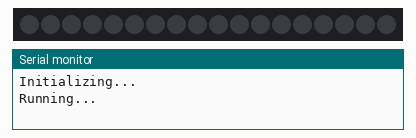
This sketch was run on a simulated Arduino Uno, built with avr-gcc and run on an emulated ATmega328P. On the bench: 18 RGB LEDs in strip order, left to right, the last lines printed to the serial monitor.

Above: at 0.1 s.
At 1.1 s:
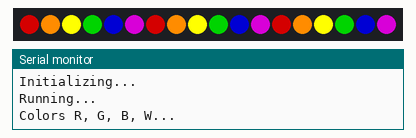

Measured:
- what the display in image 1 shows lasts 1.0 s, from 1.0 s to 2.0 s

The sketch:

sketch_mar28a.ino
```cpp
// NeoPixelTest
// This example will cycle between showing four pixels as Red, Green, Blue, White
// and then showing those pixels as Black.
//
// Included but commented out are examples of configuring a NeoPixelBus for
// different color order including an extra white channel, different data speeds, and
// for Esp8266 different methods to send the data.
// NOTE: You will need to make sure to pick the one for your platform
//
//
// There is serial output of the current state so you can confirm and follow along
//

#include <NeoPixelBus.h>

const uint16_t PixelCount = 18; // this example assumes 4 pixels, making it smaller will cause a failure
const uint8_t PixelPin = 12;  // make sure to set this to the correct pin, ignored for Esp8266

#define colorSaturation 128

// three element pixels, in different order and speeds
NeoPixelBus<NeoGrbFeature, Neo800KbpsMethod> strip(PixelCount, PixelPin);
//NeoPixelBus<NeoRgbFeature, Neo400KbpsMethod> strip(PixelCount, PixelPin);

// For Esp8266, the Pin is omitted and it uses GPIO3 due to DMA hardware use.
// There are other Esp8266 alternative methods that provide more pin options, but also have
// other side effects.
//NeoPixelBus<NeoGrbFeature, Neo800KbpsMethod> strip(PixelCount);
//
// NeoEsp8266Uart800KbpsMethod uses GPI02 instead

// You can also use one of these for Esp8266,
// each having their own restrictions
//
// These two are the same as above as the DMA method is the default
// NOTE: These will ignore the PIN and use GPI03 pin
//NeoPixelBus<NeoGrbFeature, NeoEsp8266Dma800KbpsMethod> strip(PixelCount, PixelPin);
//NeoPixelBus<NeoRgbFeature, NeoEsp8266Dma400KbpsMethod> strip(PixelCount, PixelPin);

// Uart method is good for the Esp-01 or other pin restricted modules
// NOTE: These will ignore the PIN and use GPI02 pin
//NeoPixelBus<NeoGrbFeature, NeoEsp8266Uart800KbpsMethod> strip(PixelCount, PixelPin);
//NeoPixelBus<NeoRgbFeature, NeoEsp8266Uart400KbpsMethod> strip(PixelCount, PixelPin);

// The bitbang method is really only good if you are not using WiFi features of the ESP
// It works with all but pin 16
//NeoPixelBus<NeoGrbFeature, NeoEsp8266BitBang800KbpsMethod> strip(PixelCount, PixelPin);
//NeoPixelBus<NeoRgbFeature, NeoEsp8266BitBang400KbpsMethod> strip(PixelCount, PixelPin);

// four element pixels, RGBW
//NeoPixelBus<NeoRgbwFeature, Neo800KbpsMethod> strip(PixelCount, PixelPin);

RgbColor red(colorSaturation, 0, 0);
RgbColor orange(255, 140, 0);
RgbColor yellow(255, 255, 0);
RgbColor green(0, colorSaturation, 0);
RgbColor blue(0, 0, colorSaturation);
RgbColor purple(139, 0, 139);
RgbColor white(colorSaturation);
RgbColor black(0);

HslColor hslRed(red);
HslColor hslGreen(green);
HslColor hslBlue(blue);
HslColor hslWhite(white);
HslColor hslBlack(black);
HslColor hslOrange(orange);
HslColor hslYellow(yellow);
HslColor hslPurple(purple);

void setup()
{
    Serial.begin(115200);
    while (!Serial); // wait for serial attach

    Serial.println();
    Serial.println("Initializing...");
    Serial.flush();

    // this resets all the neopixels to an off state
    strip.Begin();
    strip.Show();


    Serial.println();
    Serial.println("Running...");
}


void loop()
{
    delay(1000);

    Serial.println("Colors R, G, B, W...");

    // set the colors,
    // if they don't match in order, you need to use NeoGrbFeature feature
    strip.SetPixelColor(0, red);
    strip.SetPixelColor(1, orange);
    strip.SetPixelColor(2, yellow);
    strip.SetPixelColor(3, green);
        strip.SetPixelColor(4, blue);
    strip.SetPixelColor(5, purple);
    strip.SetPixelColor(6, red);
    strip.SetPixelColor(7, orange);
        strip.SetPixelColor(8, yellow);
    strip.SetPixelColor(9, green);
    strip.SetPixelColor(10, blue);
    strip.SetPixelColor(11, purple);
        strip.SetPixelColor(12, red);
    strip.SetPixelColor(13, orange);
    strip.SetPixelColor(14, yellow);
    strip.SetPixelColor(15, green);
        strip.SetPixelColor(16, blue);
        strip.SetPixelColor(17, purple);
    // the following line demonstrates rgbw color support
    // if the NeoPixels are rgbw types the following line will compile
    // if the NeoPixels are anything else, the following line will give an error
    //strip.SetPixelColor(3, RgbwColor(colorSaturation));
    strip.Show();


    delay(1000);

    Serial.println("Off ...");

    // turn off the pixels
    strip.SetPixelColor(0, black);
    strip.SetPixelColor(1, black);
    strip.SetPixelColor(2, black);
    strip.SetPixelColor(3, black);
        strip.SetPixelColor(4, black);
    strip.SetPixelColor(5, black);
    strip.SetPixelColor(6, black);
    strip.SetPixelColor(7, black);
        strip.SetPixelColor(8, black);
    strip.SetPixelColor(9, black);
    strip.SetPixelColor(10, black);
    strip.SetPixelColor(11, black);
        strip.SetPixelColor(12, black);
    strip.SetPixelColor(13, black);
    strip.SetPixelColor(14, black);
    strip.SetPixelColor(15, black);
            strip.SetPixelColor(16, black);
            strip.SetPixelColor(17, black);
    strip.Show();

    delay(1000);

    Serial.println("HSL Colors R, G, B, W...");

    // set the colors,
    // if they don't match in order, you may need to use NeoGrbFeature feature
    strip.SetPixelColor(0, red);
    strip.SetPixelColor(1, orange);
    strip.SetPixelColor(2, yellow);
    strip.SetPixelColor(3, green);
        strip.SetPixelColor(4, blue);
    strip.SetPixelColor(5, purple);
    strip.SetPixelColor(6, red);
    strip.SetPixelColor(7, orange);
        strip.SetPixelColor(8, yellow);
    strip.SetPixelColor(9, green);
    strip.SetPixelColor(10, blue);
    strip.SetPixelColor(11, purple);
        strip.SetPixelColor(12, red);
    strip.SetPixelColor(13, orange);
    strip.SetPixelColor(14, yellow);
    strip.SetPixelColor(15, green);
        strip.SetPixelColor(16, blue);
        strip.SetPixelColor(17, purple);
    strip.Show();


    delay(1000);

    Serial.println("Off again...");

    // turn off the pixels
       strip.SetPixelColor(0, black);
    strip.SetPixelColor(1, black);
    strip.SetPixelColor(2, black);
    strip.SetPixelColor(3, black);
        strip.SetPixelColor(4, black);
    strip.SetPixelColor(5, black);
    strip.SetPixelColor(6, black);
    strip.SetPixelColor(7, black);
        strip.SetPixelColor(8, black);
    strip.SetPixelColor(9, black);
    strip.SetPixelColor(10, black);
    strip.SetPixelColor(11, black);
        strip.SetPixelColor(12, black);
    strip.SetPixelColor(13, black);
    strip.SetPixelColor(14, black);
    strip.SetPixelColor(15, black);
            strip.SetPixelColor(16, black);
            strip.SetPixelColor(17, black);
    strip.Show();

}
```
